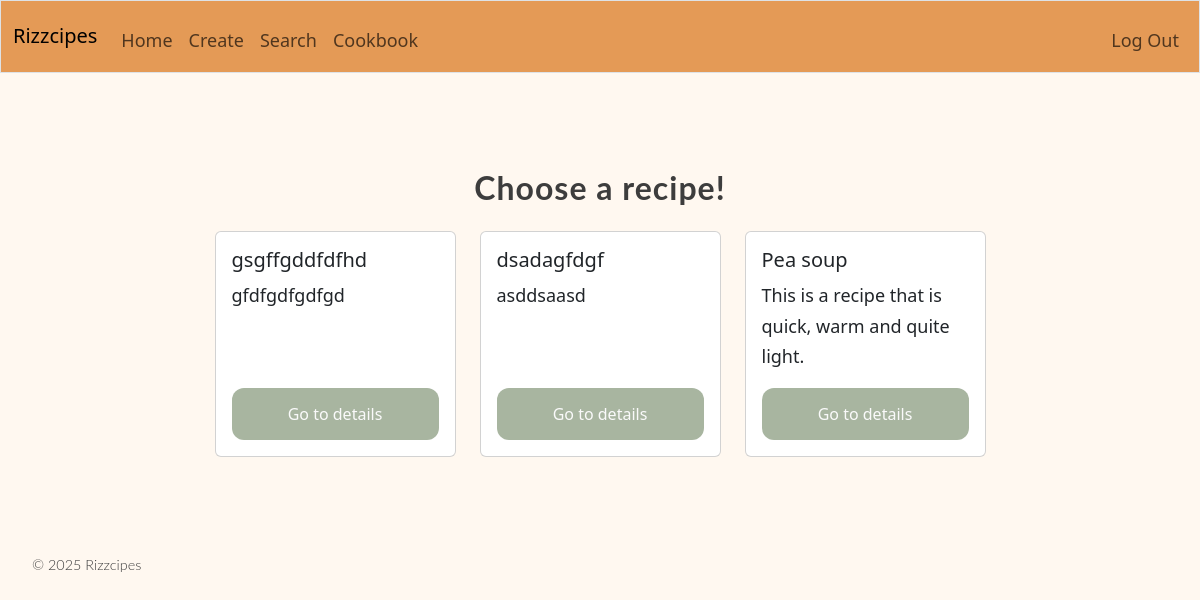
/cookbook (signed in), run on the app's committed database.
### tables this page shows
CREATE TABLE recipes (
    id INTEGER PRIMARY KEY AUTOINCREMENT,
    user_id INTEGER NOT NULL,
    title TEXT NOT NULL,
    description TEXT,
    servings INTEGER DEFAULT 4,
    cook_time INTEGER,
    created_at TIMESTAMP DEFAULT CURRENT_TIMESTAMP,
    FOREIGN KEY (user_id) REFERENCES users(id)
);

### app.py (the view)
@app.route("/cookbook")
@login_required
def cookbook():
    cards = db.cookbook_cards(session["user_id"])
    return render_template("index.html", cards=cards, card_number=len(cards))

### app.py (called while the page is built)
@app.after_request
def after_request(response):
    response.headers["Cache-Control"] = "no-cache, no-store, must-revalidate"
    response.headers["Expires"] = 0
    response.headers["Pragma"] = "no-cache"
    return response

### database/database.py (called while the page is built)
    def cookbook_cards(self, user_id):
        connection, cursor = self.connection_and_cursor()
        cursor.execute("SELECT id, title, description FROM recipes WHERE id IN (SELECT recipe_id FROM saved_recipes WHERE user_id = ?)", (user_id, ))
        result = cursor.fetchall()
        cards = []
        for i in result:
            cards.append(dict(i))
        connection.commit()
        connection.close()
        return cards

    def connection_and_cursor(self):
        connection = sqlite3.connect(self.db_file)
        connection.row_factory = sqlite3.Row
        cursor = connection.cursor()
        return connection, cursor

### login.py (called while the page is built)
def login_required(f):
    @wraps(f)
    def decorated_function(*args, **kwargs):
        if session.get("user_id") is None:
            return redirect("/login")
        return f(*args, **kwargs)
    return decorated_function

### templates/index.html (shortened to what this page needs)
{% extends "layout.html" %}
{% block content %}
<div class="container my-5">
<form action=/ method="post">
    <h2 class="text-center mb-4">Choose a recipe!</h2>
    <div class="row row-cols-1 row-cols-md-2 row-cols-lg-3 row-cols-xl-4 g-4 justify-content-center">
        {% for i in range(card_number) %}
        <div class="col">
            <div class="card h-100">
                <div class="card-body d-flex flex-column">
                    <h5 class="card-title">{{ cards[i]["title"] }}</h5>
                    <p class="card-text flex-grow-1">{{ cards[i]["description"] }}</p>
                    <a href="/recipe/{{ cards[i]['id']}}" class="btn">Go to details</a>
                </div>
            </div>
        </div>
        {% endfor %}
    </div>
</form>
</div>
{% endblock %}

### static/styles.css (style rules this page uses)
:root { --cream: #FFF8F0; --off-white: #FAF9F6; --warm-gray: #E8E4DF; --text-dark: #3D3D3D; --sage: #A8B5A0; --terracotta: #D4856A; --honey: #E5A84B; --background: var(--cream); --card-bg: var(--off-white); --primary: var(--sage); --accent: var(--terracotta); }
body { font-family: 'Poppins', 'Segoe UI', sans-serif; background-color: var(--background); color: var(--text-dark); line-height: 1.7; font-size: 18px; }
button, .btn { background: var(--primary); color: rgb(250, 250, 250); border: none; padding: 0.875rem 2rem; border-radius: 12px; font-size: 16px; cursor: pointer; transition: all 0.2s ease; }
.container { max-width: 1100px; margin: 0 auto; padding: 3rem 2rem; }
h1, h2, .header { font-family: 'Lato', sans-serif; font-weight: 700; ; letter-spacing: 1px; }

### data on the page
recipes: title "gsgffgddfdfhd", description "gfdfgdfgdfgd"
recipes: title "dsadagfdgf", description "asddsaasd"
recipes: title "Pea soup", description "This is a recipe that is quick, warm and quite light."
